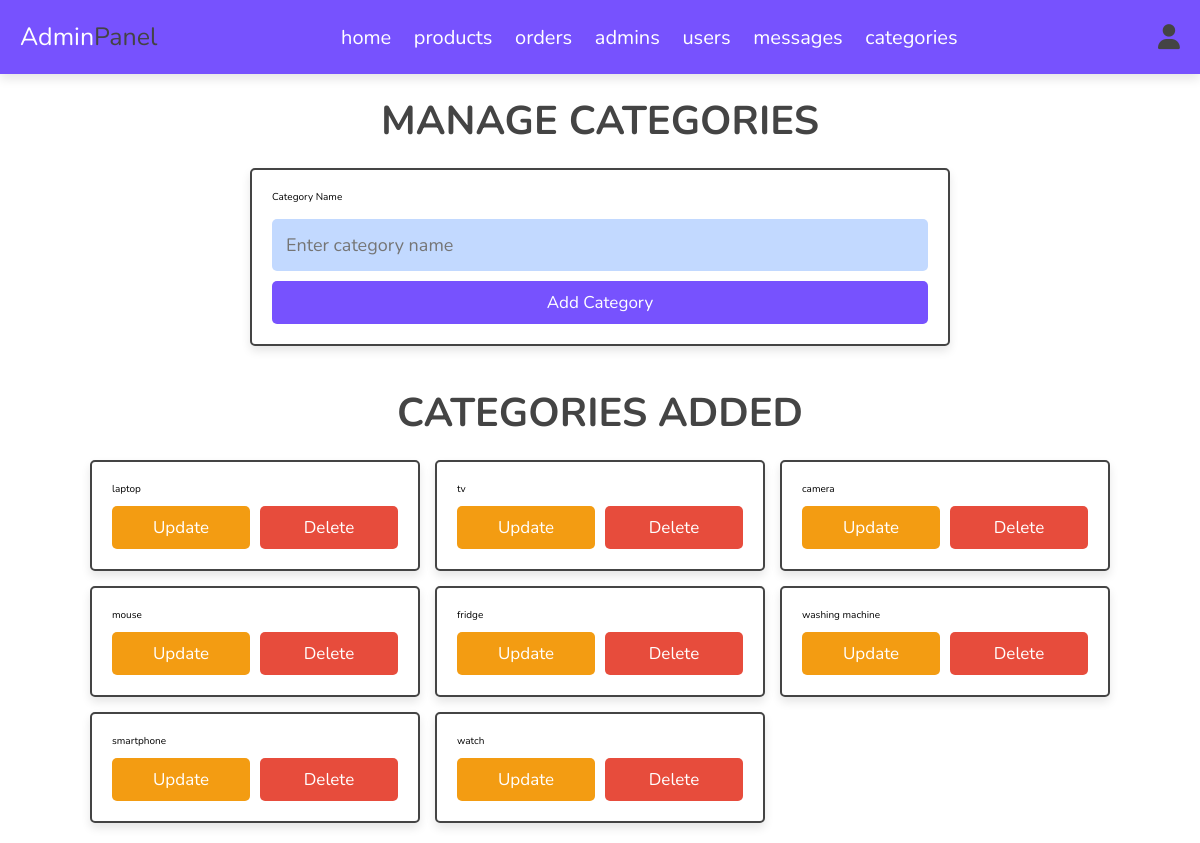
The app's page /admin/categories.php (signed in) with its own data.
### tables this page shows
CREATE TABLE IF NOT EXISTS `category` (
  `code` int NOT NULL AUTO_INCREMENT,
  `name` varchar(250) NOT NULL,
  PRIMARY KEY (`code`)
);

### admin/categories.php (the view, shortened to what this page needs)
<?php
include '../components/connect.php';
?>
<!DOCTYPE html>
<html lang="en">
<head>
<link rel="stylesheet" href="https://cdnjs.cloudflare.com/ajax/libs/font-awesome/6.1.1/css/all.min.css">
<link rel="stylesheet" href="../assets/css/admin_style.css">
</head>
<body>
<?php include '../components/admin_header.php'; ?>
<section class="add-products">
<h1 class="heading">Manage Categories</h1>
<form action="" method="post" enctype="multipart/form-data">
   <div class="form-group">
      <label>Category Name</label>
      <input type="text" name="name" required placeholder="Enter category name" class="box" maxlength="100">
   </div>
   <input type="submit" value="Add Category" onclick="return confirm('Add this category?');" class="btn" name="add_category">
</form>
</section>
<section class="show-products">
   <h1 class="heading"> Categories Added</h1>
   <div class="box-container">
      <?php
         $select_categories = $conn->prepare("SELECT * FROM category");
         $select_categories->execute();
         if($select_categories->rowCount() > 0){
            while($fetch_categories = $select_categories->fetch(PDO::FETCH_ASSOC)){
      ?>
         <div class="box">
            <p><?=$fetch_categories['name'];?></p>
            <div class="flex-btn">
               <a href="update_category.php?update=<?=$fetch_categories['code'];?>" class="option-btn">update</a>
               <a href="categories.php?delete=<?=$fetch_categories['code'];?>" onclick="return confirm('Delete this category?');" class="delete-btn">delete</a>
            </div>
         </div>
      <?php
            }
         }else{
            echo '<p class="empty">no categories added yet!</p>';
         }
      ?>
   </div>
</section>
</body>
</html>

### assets/css/admin_style.css (style rules this page uses)
:root { --main-color: #7752fe; --orange: #f39c12; --red: #e74c3c; --black: #444; --white: #fff; --light-color: #777; --light-bg: var(--bs-body-bg); --border: 0.2rem solid var(--black); --box-shadow: 0 0.5rem 1rem rgba(0, 0, 0, 0.1); }
* { font-family: "Nunito", sans-serif; margin: 0; padding: 0; box-sizing: border-box; outline: none; border: none; text-decoration: none; }
html { font-size: 62.5%; overflow-x: hidden; }
body { background-color: var(--light-bg); }
section { padding: 2rem; max-width: 1200px; margin: 0 auto; }
.heading { font-size: 4rem; color: var(--black); margin-bottom: 2rem; text-align: center; text-transform: uppercase; }
.btn, .delete-btn, .option-btn { display: block; width: 100%; margin-top: 1rem; border-radius: 0.5rem; padding: 1rem 3rem; font-size: 1.7rem; text-transform: capitalize; color: var(--white); cursor: pointer; text-align: center; }
.btn { background-color: var(--main-color); }
.option-btn { background-color: var(--orange); }
.delete-btn { background-color: var(--red); }
.flex-btn { display: flex; gap: 1rem; }
.add-products form { max-width: 70rem; margin: 0 auto; background-color: var(--white); box-shadow: var(--box-shadow); border: var(--border); border-radius: 0.5rem; padding: 2rem; }
.add-products form .box { font-size: 1.8rem; background-color: #c2d9ff; border-radius: 0.5rem; padding: 1.4rem; width: 100%; margin-top: 1.5rem; }
.show-products .box-container { display: grid; grid-template-columns: repeat(auto-fit, 33rem); gap: 1.5rem; justify-content: center; align-items: flex-start; }
.show-products .box-container .box { background-color: var(--white); box-shadow: var(--box-shadow); border-radius: 0.5rem; border: var(--border); padding: 2rem; }

### records on screen
category: name "laptop"
category: name "tv"
category: name "camera"
category: name "mouse"
category: name "fridge"
category: name "washing machine"
category: name "smartphone"
category: name "watch"
